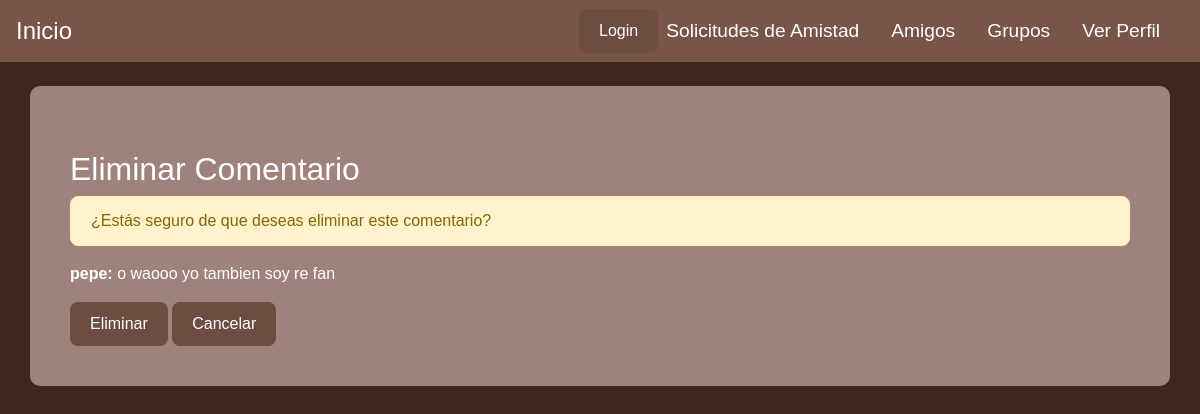
The page /inicio/comentarios/15/eliminar/ (signed in) on the database its author committed.
### inicio/models.py (models this page shows, shortened)
class Comentario(models.Model):
    publicacion = models.ForeignKey(Publicacion, related_name='comentarios', on_delete=models.CASCADE)  # Publicación a la que pertenece el comentario
    autor = models.ForeignKey(settings.AUTH_USER_MODEL, on_delete=models.CASCADE)  # Usuario que hizo el comentario
    contenido = models.TextField()  # Contenido del comentario
    fecha_comentario = models.DateTimeField(auto_now_add=True)  # Fecha en que se creó el comentario

class Usuario(AbstractBaseUser, PermissionsMixin):
    email = models.EmailField(unique=True)  # Email único para el usuario
    nombres = models.CharField(max_length=100)  # Nombres del usuario
    nombre_usuario = models.CharField(max_length=100, unique=True)  # Nombre de usuario único
    is_staff = models.BooleanField(default=False)  # Permite acceso al admin
    is_active = models.BooleanField(default=True)  # Marca si el usuario está activo
    last_login = models.DateTimeField(null=True, blank=True)  # Fecha del último inicio de sesión
    groups = models.ManyToManyField(
        'auth.Group',
        related_name='%(class)s_set',  # `related_name` único para este modelo
        blank=True,
        help_text='The groups this user belongs to.',
        verbose_name='groups'
    )
    user_permissions = models.ManyToManyField(
        'auth.Permission',
        related_name='%(class)s_permissions',  # `related_name` único para este modelo
        blank=True,
        help_text='Specific permissions for this user.',
        verbose_name='user permissions'
    )
    objects = UsuarioManager()  # Asigna el manager personalizado
    USERNAME_FIELD = 'email'  # Campo utilizado para el inicio de sesión
    REQUIRED_FIELDS = ['nombres', 'nombre_usuario']  # Campos requeridos al crear un superusuario

### inicio/views.py (the view)
# urls.py: path('comentarios/<int:comentario_id>/eliminar/', views.eliminar_comentario, name='eliminar_comentario'),
@login_required
def eliminar_comentario(request, comentario_id):
    comentario = get_object_or_404(Comentario, id=comentario_id)  # Obtiene el comentario o lanza 404 si no existe
    if request.method == 'POST':
        publicacion_id = comentario.publicacion.id
        comentario.delete()
        messages.success(request, 'Comentario eliminado con éxito.')
        return redirect('detalle_publicacion', publicacion_id)
    return render(request, 'publicaciones/eliminar_comentario.html', {'comentario': comentario})

### inicio/templates/publicaciones/eliminar_comentario.html (shortened to what this page needs)
{% extends 'base.html' %}
{% block content %}
<div class="container mt-4">
    <h2>Eliminar Comentario</h2>
    <div class="alert alert-warning" role="alert">
        ¿Estás seguro de que deseas eliminar este comentario?
    </div>
    <form method="POST" action="{% url 'eliminar_comentario' comentario.id %}">
        <div class="form-group">
            <p><strong>{{ comentario.autor.nombre_usuario }}:</strong> {{ comentario.contenido }}</p>
        </div>
        <button type="submit" class="btn btn-danger">Eliminar</button>
        <a href="{% url 'detalle_publicacion' comentario.publicacion.id %}" class="btn btn-secondary">Cancelar</a>
    </form>
</div>
{% endblock %}

### static/css/style.css (style rules this page uses)
* { margin: 0; padding: 0; box-sizing: border-box; font-family: Arial, sans-serif; }
body { background-color: #3E2723; color: #fcf8f8; }
.btn { background-color: #6D4C41; color: #FFFFFF; padding: 10px 20px; border-radius: 8px; border: none; font-size: 1rem; }
.container { background-color: #a0827c; border-radius: 10px; padding: 20px; margin-top: 20px; color: #ffffff; }
.alert { border-radius: 8px; }

### rows shown on the page
Comentario: autor.nombre_usuario "pepe", contenido "o waooo yo tambien soy re fan"
